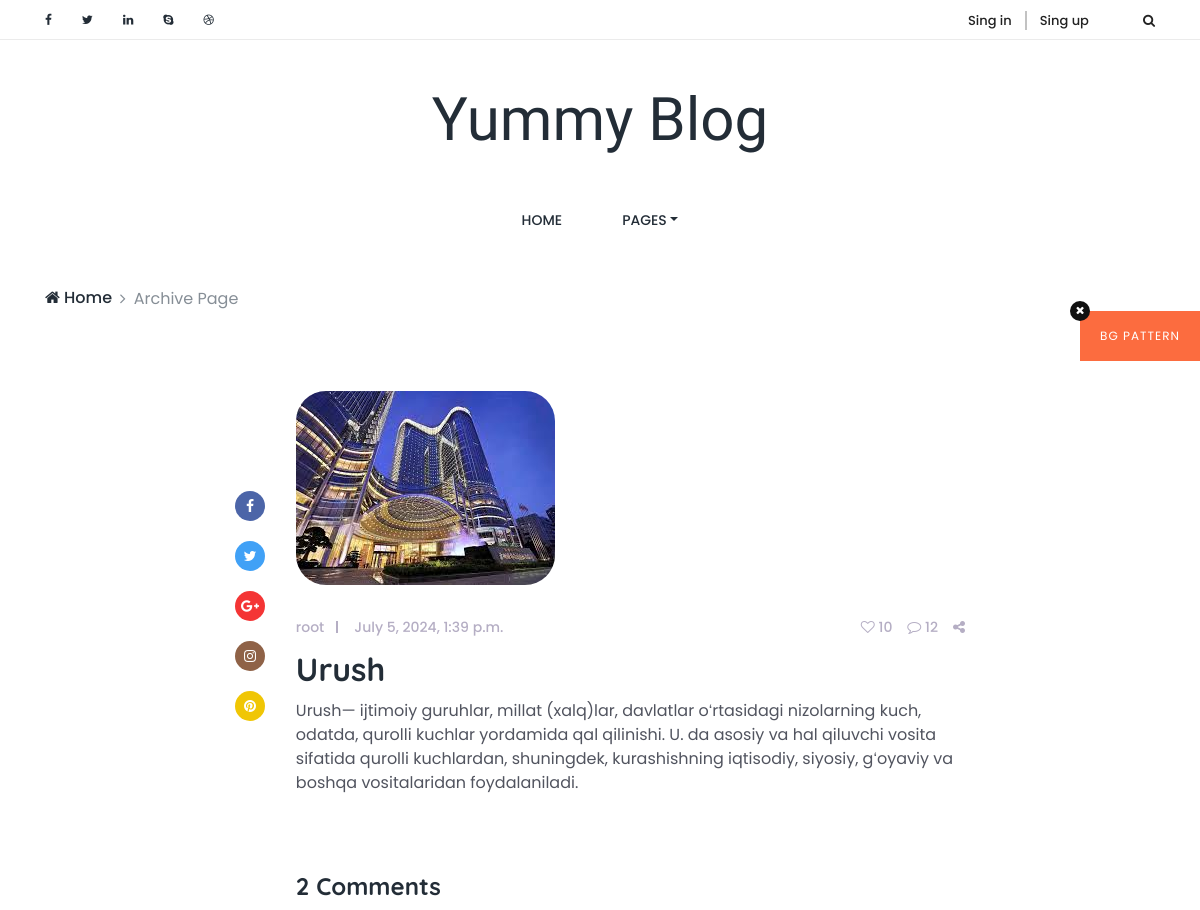
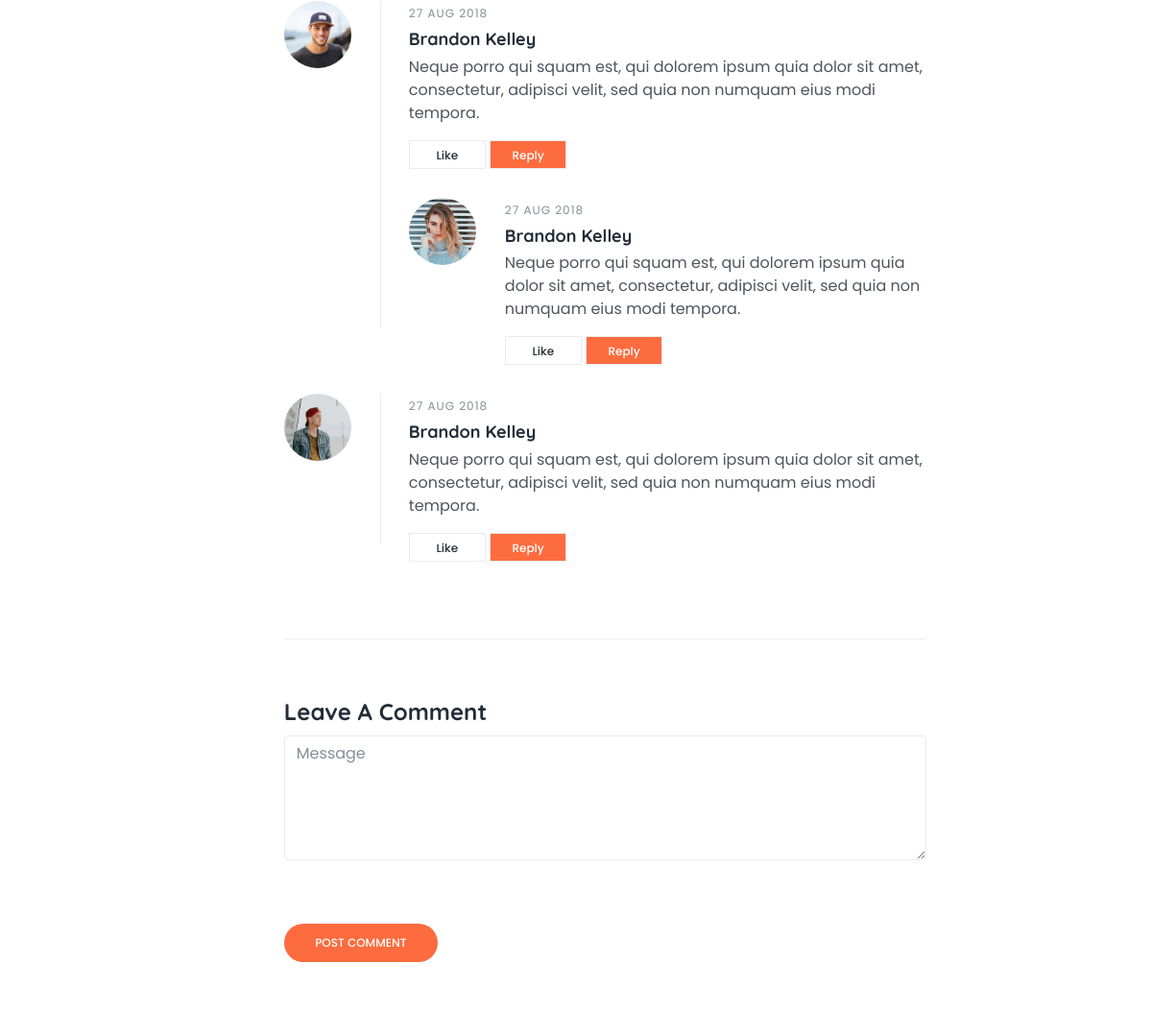
Page /detail/1/ on the committed database (2 pictures, top to bottom).
### blogapp/models.py (models this page shows, shortened)
class News(models.Model):
    author = models.ForeignKey(User,on_delete=models.CASCADE)
    title = models.CharField(max_length=150)
    desciription = models.TextField()
    create_at = models.DateTimeField(auto_now_add=True)
    img = models.ImageField(upload_to='news-img/',null=True,blank=True)

### blogapp/views.py (the view)
# urls.py: path('detail/<int:id>/',news_detail,name='news_detail')
def news_detail(request,id):
    news = get_object_or_404(News,id=id)
    context = {
        'news':news
    }
    return render(request,'detail.html',context)

### templates/detail.html
{% extends 'base.html' %}
{% block content %}
    <section class="single_blog_area section_padding_80">
        <div class="container">
            <div class="row justify-content-center">
                <div class="col-12 col-lg-8">
                    <div class="row no-gutters">
                        <div class="col-2 col-sm-1">
                            <div class="single-post-share-info mt-100">
                                <a href="#" class="facebook"><i class="fa fa-facebook" aria-hidden="true"></i></a>
                                <a href="#" class="twitter"><i class="fa fa-twitter" aria-hidden="true"></i></a>
                                <a href="#" class="googleplus"><i class="fa fa-google-plus" aria-hidden="true"></i></a>
                                <a href="#" class="instagram"><i class="fa fa-instagram" aria-hidden="true"></i></a>
                                <a href="#" class="pinterest"><i class="fa fa-pinterest" aria-hidden="true"></i></a>
                            </div>
                        </div>
                        <div class="col-10 col-sm-11">
                            <div class="single-post">
                                <div class="post-thumb">
                                    <img src="{{news.img.url}}" alt="">
                                </div>
                                <div class="post-content">
                                    <div class="post-meta d-flex">
                                        <div class="post-author-date-area d-flex">
                                            <div class="post-author">
                                                <a href="#">{{news.author.username}}</a>
                                            </div>
                                            <div class="post-date">
                                                <a href="#">{{news.create_at}}</a>
                                            </div>
                                        </div>
                                        <div class="post-comment-share-area d-flex">
                                            <div class="post-favourite">
                                                <a href="#"><i class="fa fa-heart-o" aria-hidden="true"></i> 10</a>
                                            </div>
                                            <div class="post-comments">
                                                <a href="#"><i class="fa fa-comment-o" aria-hidden="true"></i> 12</a>
                                            </div>
                                            <div class="post-share">
                                                <a href="#"><i class="fa fa-share-alt" aria-hidden="true"></i></a>
                                            </div>
                                        </div>
                                    </div>
                                    <a href="#">
                                        <h2 class="post-headline">{{news.title}}</h2>
                                    </a>
                                    <p>{{news.desciription}}</p>
                                    <div class="comment_area section_padding_50 clearfix">
                                        <h4 class="mb-30">2 Comments</h4>
                                        <ol>
                                            <li class="single_comment_area">
                                                <div class="comment-wrapper d-flex">
                                                    <div class="comment-author">
                                                        <img src="img/blog-img/17.jpg" alt="">
                                                    </div>
                                                    <div class="comment-content">
                                                        <span class="comment-date text-muted">27 Aug 2018</span>
                                                        <h5>Brandon Kelley</h5>
                                                        <p>Neque porro qui squam est, qui dolorem ipsum quia dolor sit amet, consectetur, adipisci velit, sed quia non numquam eius modi tempora.</p>
                                                        <a href="#">Like</a>
                                                        <a class="active" href="#">Reply</a>
                                                    </div>
                                                </div>
                                                <ol class="children">
                                                    <li class="single_comment_area">
                                                        <div class="comment-wrapper d-flex">
                                                            <div class="comment-author">
                                                                <img src="img/blog-img/18.jpg" alt="">
                                                            </div>
                                                            <div class="comment-content">
                                                                <span class="comment-date text-muted">27 Aug 2018</span>
                                                                <h5>Brandon Kelley</h5>
                                                                <p>Neque porro qui squam est, qui dolorem ipsum quia dolor sit amet, consectetur, adipisci velit, sed quia non numquam eius modi tempora.</p>
                                                                <a href="#">Like</a>
                                                                <a class="active" href="#">Reply</a>
                                                            </div>
                                                        </div>
                                                    </li>
                                                </ol>
                                            </li>
                                            <li class="single_comment_area">
                                                <div class="comment-wrapper d-flex">
                                                    <div class="comment-author">
                                                        <img src="img/blog-img/19.jpg" alt="">
                                                    </div>
                                                    <div class="comment-content">
                                                        <span class="comment-date text-muted">27 Aug 2018</span>
                                                        <h5>Brandon Kelley</h5>
                                                        <p>Neque porro qui squam est, qui dolorem ipsum quia dolor sit amet, consectetur, adipisci velit, sed quia non numquam eius modi tempora.</p>
                                                        <a href="#">Like</a>
                                                        <a class="active" href="#">Reply</a>
                                                    </div>
                                                </div>
                                            </li>
                                        </ol>
                                    </div>
                                    <div class="leave-comment-area section_padding_50 clearfix">
                                        <div class="comment-form">
                                            <h4 class="mb-30">Leave A Comment</h4>
                                            <form action="#" method="post">
                                                <div class="form-group">
                                                    <textarea class="form-control" name="message" id="message" cols="30" rows="10" placeholder="Message"></textarea>
                                                </div>
                                                <button type="submit" class="btn contact-btn">Post Comment</button>
                                            </form>
                                        </div>
                                    </div>
                        </div>
                    </div>
                </div>
            </div>
        </div>
    </section>
    {% endblock content %}

### templates/base.html (shortened to what this page needs)
{% load static %}
<!DOCTYPE html>
<html lang="en">
<head>
    <link href="{% static 'style.css' %}" rel="stylesheet">
    <link href="{% static 'css/responsive/responsive.css' %}" rel="stylesheet">
</head>
<body>
    <div id="pattern-switcher">
        Bg Pattern
    </div>
    <div id="patter-close">
        <i class="fa fa-times" aria-hidden="true"></i>
    </div>
    <div class="top_header_area">
        <div class="container">
            <div class="row">
                <div class="col-5 col-sm-6">
                    <div class="top_social_bar">
                        <a href="#"><i class="fa fa-facebook" aria-hidden="true"></i></a>
                        <a href="#"><i class="fa fa-twitter" aria-hidden="true"></i></a>
                        <a href="#"><i class="fa fa-linkedin" aria-hidden="true"></i></a>
                        <a href="#"><i class="fa fa-skype" aria-hidden="true"></i></a>
                        <a href="#"><i class="fa fa-dribbble" aria-hidden="true"></i></a>
                    </div>
                </div>
                <div class="col-7 col-sm-6">
                    <div class="signup-search-area d-flex align-items-center justify-content-end">
                        <div class="login_register_area d-flex">
                            <div class="login">
                                <a href="register.html">Sing in</a>
                            </div>
                            <div class="register">
                                <a href="register.html">Sing up</a>
                            </div>
                        </div>
                        <div class="search_button">
                            <a class="searchBtn" href="#"></a>
                        </div>
                    </div>
                </div>
            </div>
        </div>
    </div>
    <header class="header_area">
        <div class="container">
            <div class="row">
                <div class="col-12">
                    <div class="logo_area text-center">
                        <a href="index.html" class="yummy-logo">Yummy Blog</a>
                    </div>
                </div>
            </div>
            <div class="row">
                <div class="col-12">
                    <nav class="navbar navbar-expand-lg">
                        <div class="collapse navbar-collapse justify-content-center" id="yummyfood-nav">
                            <ul class="navbar-nav" id="yummy-nav">
                                <li class="nav-item">
                                    <a class="nav-link" href="{% url 'news' %}">Home <span class="sr-only">(current)</span></a>
                                </li>
                                <li class="nav-item dropdown">
                                    <a class="nav-link dropdown-toggle" href="#" id="yummyDropdown" role="button" data-toggle="dropdown" aria-haspopup="true" aria-expanded="false">Pages</a>
                                </li>
                            </ul>
                        </div>
                    </nav>
                </div>
            </div>
        </div>
    </header>
    <div class="breadcumb-nav">
        <div class="container">
            <div class="row">
                <div class="col-12">
                    <nav aria-label="breadcrumb">
                        <ol class="breadcrumb">
                            <li class="breadcrumb-item"><a href="#"><i class="fa fa-home" aria-hidden="true"></i> Home</a></li>
                            <li class="breadcrumb-item active" aria-current="page">Archive Page</li>
                        </ol>
                    </nav>
                </div>
            </div>
        </div>
    </div>
{% block content %}
{% endblock content %}
</body>

### rows in the picture
News: img (picture), author.username "root", create_at "July 5, 2024, 1:39 p.m.", title "Urush", desciription "Urush— ijtimoiy guruhlar, millat (xalq)lar, davlatlar oʻrtasidagi nizolarning kuch, odatda, qurolli kuchlar yordamida qal qilinishi. U. da asosiy va hal qiluvchi vosita sifatida qurolli kuchlardan, shuningdek, kurashishning iqtisodiy, siyosiy, gʻoyaviy va boshqa vositalaridan foydalaniladi."
